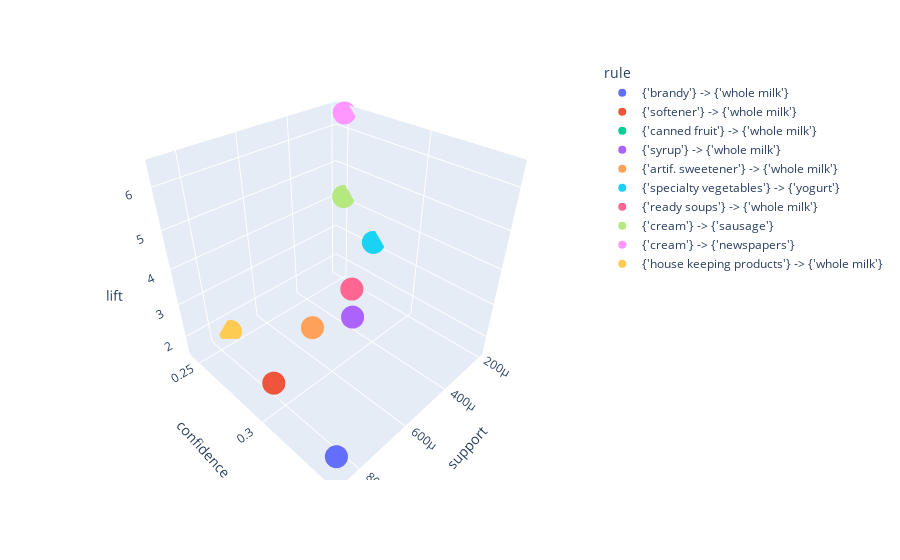

The notebook cell saved with this chart:
### Code cell
# Plot a interactive 3D scatter of association rules
scatter_fig = px.scatter_3d(rules.sort_values(by=['confidence'], ascending=False)[:10], x='support', y='confidence', z='lift', color='rule')
scatter_fig.show()

### Figure 1 — Plotly figure (JSON) as saved in the notebook; plotly's stock layout.template omitted (floating-point values rounded to 4 significant figures)
{"data": [{"hovertemplate": "rule={'brandy'} -> {'whole milk'}<br>support=%{x}<br>confidence=%{y}<br>lift=%{z}<extra></extra>", "legendgroup": "{'brandy'} -> {'whole milk'}", "marker": {"color": "#636efa", "symbol": "circle"}, "mode": "markers", "name": "{'brandy'} -> {'whole milk'}", "scene": "scene", "showlegend": true, "type": "scatter3d", "x": [0.0008688], "y": [0.3421], "z": [2.166]}, {"hovertemplate": "rule={'softener'} -> {'whole milk'}<br>support=%{x}<br>confidence=%{y}<br>lift=%{z}<extra></extra>", "legendgroup": "{'softener'} -> {'whole milk'}", "marker": {"color": "#EF553B", "symbol": "circle"}, "mode": "markers", "name": "{'softener'} -> {'whole milk'}", "scene": "scene", "showlegend": true, "type": "scatter3d", "x": [0.000802], "y": [0.2927], "z": [1.853]}, {"hovertemplate": "rule={'canned fruit'} -> {'whole milk'}<br>support=%{x}<br>confidence=%{y}<br>lift=%{z}<extra></extra>", "legendgroup": "{'canned fruit'} -> {'whole milk'}", "marker": {"color": "#00cc96", "symbol": "circle"}, "mode": "markers", "name": "{'canned fruit'} -> {'whole milk'}", "scene": "scene", "showlegend": true, "type": "scatter3d", "x": [0.000401], "y": [0.2857], "z": [1.809]}, {"hovertemplate": "rule={'syrup'} -> {'whole milk'}<br>support=%{x}<br>confidence=%{y}<br>lift=%{z}<extra></extra>", "legendgroup": "{'syrup'} -> {'whole milk'}", "marker": {"color": "#ab63fa", "symbol": "circle"}, "mode": "markers", "name": "{'syrup'} -> {'whole milk'}", "scene": "scene", "showlegend": true, "type": "scatter3d", "x": [0.000401], "y": [0.2857], "z": [1.809]}, {"hovertemplate": "rule={'artif. sweetener'} -> {'whole milk'}<br>support=%{x}<br>confidence=%{y}<br>lift=%{z}<extra></extra>", "legendgroup": "{'artif. sweetener'} -> {'whole milk'}", "marker": {"color": "#FFA15A", "symbol": "circle"}, "mode": "markers", "name": "{'artif. sweetener'} -> {'whole milk'}", "scene": "scene", "showlegend": true, "type": "scatter3d", "x": [0.0005347], "y": [0.2759], "z": [1.747]}, {"hovertemplate": "rule={'specialty vegetables'} -> {'yogurt'}<br>support=%{x}<br>confidence=%{y}<br>lift=%{z}<extra></extra>", "legendgroup": "{'specialty vegetables'} -> {'yogurt'}", "marker": {"color": "#19d3f3", "symbol": "circle"}, "mode": "markers", "name": "{'specialty vegetables'} -> {'yogurt'}", "scene": "scene", "showlegend": true, "type": "scatter3d", "x": [0.0002005], "y": [0.2727], "z": [3.176]}, {"hovertemplate": "rule={'ready soups'} -> {'whole milk'}<br>support=%{x}<br>confidence=%{y}<br>lift=%{z}<extra></extra>", "legendgroup": "{'ready soups'} -> {'whole milk'}", "marker": {"color": "#FF6692", "symbol": "circle"}, "mode": "markers", "name": "{'ready soups'} -> {'whole milk'}", "scene": "scene", "showlegend": true, "type": "scatter3d", "x": [0.0002673], "y": [0.2667], "z": [1.689]}, {"hovertemplate": "rule={'cream'} -> {'sausage'}<br>support=%{x}<br>confidence=%{y}<br>lift=%{z}<extra></extra>", "legendgroup": "{'cream'} -> {'sausage'}", "marker": {"color": "#B6E880", "symbol": "circle"}, "mode": "markers", "name": "{'cream'} -> {'sausage'}", "scene": "scene", "showlegend": true, "type": "scatter3d", "x": [0.0002005], "y": [0.25], "z": [4.143]}, {"hovertemplate": "rule={'cream'} -> {'newspapers'}<br>support=%{x}<br>confidence=%{y}<br>lift=%{z}<extra></extra>", "legendgroup": "{'cream'} -> {'newspapers'}", "marker": {"color": "#FF97FF", "symbol": "circle"}, "mode": "markers", "name": "{'cream'} -> {'newspapers'}", "scene": "scene", "showlegend": true, "type": "scatter3d", "x": [0.0002005], "y": [0.25], "z": [6.427]}, {"hovertemplate": "rule={'house keeping products'} -> {'whole milk'}<br>support=%{x}<br>confidence=%{y}<br>lift=%{z}<extra></extra>", "legendgroup": "{'house keeping products'} -> {'whole milk'}", "marker": {"color": "#FECB52", "symbol": "circle"}, "mode": "markers", "name": "{'house keeping products'} -> {'whole milk'}", "scene": "scene", "showlegend": true, "type": "scatter3d", "x": [0.0007351], "y": [0.2444], "z": [1.548]}], "layout": {"legend": {"title": {"text": "rule"}, "tracegroupgap": 0}, "margin": {"t": 60}, "scene": {"domain": {"x": [0, 1], "y": [0, 1]}, "xaxis": {"title": {"text": "support"}}, "yaxis": {"title": {"text": "confidence"}}, "zaxis": {"title": {"text": "lift"}}}}}
